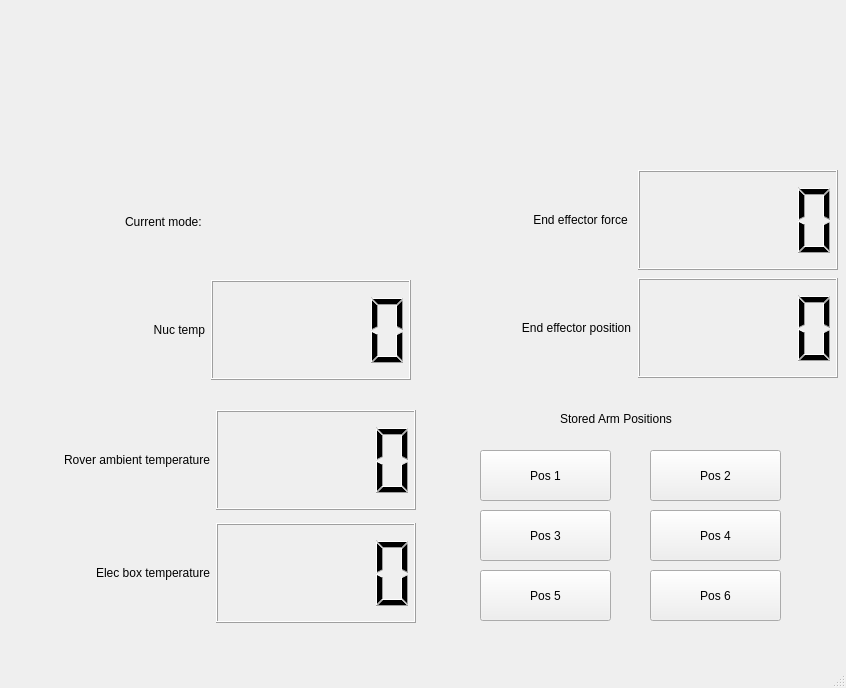
<?xml version="1.0" encoding="UTF-8"?>
<ui version="4.0">
 <class>MainWindow</class>
 <widget class="QMainWindow" name="MainWindow">
  <property name="geometry">
   <rect>
    <x>0</x>
    <y>0</y>
    <width>846</width>
    <height>688</height>
   </rect>
  </property>
  <property name="windowTitle">
   <string>MainWindow</string>
  </property>
  <widget class="QWidget" name="centralwidget">
   <widget class="QLabel" name="label_5">
    <property name="geometry">
     <rect>
      <x>170</x>
      <y>30</y>
      <width>461</width>
      <height>131</height>
     </rect>
    </property>
    <property name="text">
     <string/>
    </property>
    <property name="pixmap">
     <pixmap>../resources/snowbot2.png</pixmap>
    </property>
    <property name="scaledContents">
     <bool>true</bool>
    </property>
   </widget>
   <widget class="QWidget" name="layoutWidget">
    <property name="geometry">
     <rect>
      <x>10</x>
      <y>170</y>
      <width>401</width>
      <height>212</height>
     </rect>
    </property>
    <layout class="QGridLayout" name="gridLayout_3">
     <item row="0" column="1">
      <layout class="QGridLayout" name="gridLayout" rowminimumheight="0">
       <item row="0" column="0">
        <widget class="QLabel" name="label">
         <property name="maximumSize">
          <size>
           <width>200</width>
           <height>100</height>
          </size>
         </property>
         <property name="text">
          <string>Current mode: </string>
         </property>
         <property name="alignment">
          <set>Qt::AlignLeading|Qt::AlignLeft|Qt::AlignRight|Qt::AlignTrailing|Qt::AlignVCenter</set>
         </property>
        </widget>
       </item>
       <item row="0" column="1">
        <widget class="QLabel" name="mode_lcd">
         <property name="minimumSize">
          <size>
           <width>200</width>
           <height>100</height>
          </size>
         </property>
        </widget>
       </item>
      </layout>
     </item>
     <item row="1" column="1">
      <layout class="QGridLayout" name="gridLayout_2" rowminimumheight="0,0">
       <item row="1" column="1">
        <widget class="QLCDNumber" name="nuc_temp_lcd">
         <property name="minimumSize">
          <size>
           <width>200</width>
           <height>100</height>
          </size>
         </property>
         <property name="maximumSize">
          <size>
           <width>200</width>
           <height>100</height>
          </size>
         </property>
        </widget>
       </item>
       <item row="1" column="0">
        <widget class="QLabel" name="label_3">
         <property name="maximumSize">
          <size>
           <width>200</width>
           <height>100</height>
          </size>
         </property>
         <property name="text">
          <string>Nuc temp</string>
         </property>
         <property name="alignment">
          <set>Qt::AlignRight|Qt::AlignTrailing|Qt::AlignVCenter</set>
         </property>
        </widget>
       </item>
      </layout>
     </item>
    </layout>
   </widget>
   <widget class="QWidget" name="layoutWidget">
    <property name="geometry">
     <rect>
      <x>10</x>
      <y>410</y>
      <width>408</width>
      <height>221</height>
     </rect>
    </property>
    <layout class="QGridLayout" name="gridLayout_4">
     <item row="2" column="0">
      <widget class="QLabel" name="label_2">
       <property name="minimumSize">
        <size>
         <width>200</width>
         <height>100</height>
        </size>
       </property>
       <property name="maximumSize">
        <size>
         <width>200</width>
         <height>100</height>
        </size>
       </property>
       <property name="text">
        <string>Rover ambient temperature</string>
       </property>
       <property name="alignment">
        <set>Qt::AlignRight|Qt::AlignTrailing|Qt::AlignVCenter</set>
       </property>
      </widget>
     </item>
     <item row="3" column="0" rowspan="2">
      <widget class="QLabel" name="label_4">
       <property name="minimumSize">
        <size>
         <width>200</width>
         <height>100</height>
        </size>
       </property>
       <property name="maximumSize">
        <size>
         <width>200</width>
         <height>100</height>
        </size>
       </property>
       <property name="text">
        <string>Elec box temperature</string>
       </property>
       <property name="alignment">
        <set>Qt::AlignRight|Qt::AlignTrailing|Qt::AlignVCenter</set>
       </property>
      </widget>
     </item>
     <item row="2" column="1">
      <widget class="QLCDNumber" name="rover_temp_lcd">
       <property name="minimumSize">
        <size>
         <width>200</width>
         <height>100</height>
        </size>
       </property>
       <property name="maximumSize">
        <size>
         <width>200</width>
         <height>100</height>
        </size>
       </property>
      </widget>
     </item>
     <item row="3" column="1" rowspan="2">
      <widget class="QLCDNumber" name="elec_box_temp_lcd">
       <property name="minimumSize">
        <size>
         <width>200</width>
         <height>100</height>
        </size>
       </property>
       <property name="maximumSize">
        <size>
         <width>200</width>
         <height>100</height>
        </size>
       </property>
      </widget>
     </item>
    </layout>
   </widget>
   <widget class="QWidget" name="layoutWidget_2">
    <property name="geometry">
     <rect>
      <x>430</x>
      <y>170</y>
      <width>411</width>
      <height>211</height>
     </rect>
    </property>
    <layout class="QGridLayout" name="gridLayout_6">
     <item row="2" column="0">
      <widget class="QLabel" name="label_8">
       <property name="minimumSize">
        <size>
         <width>200</width>
         <height>100</height>
        </size>
       </property>
       <property name="maximumSize">
        <size>
         <width>200</width>
         <height>100</height>
        </size>
       </property>
       <property name="text">
        <string>End effector force </string>
       </property>
       <property name="alignment">
        <set>Qt::AlignRight|Qt::AlignTrailing|Qt::AlignVCenter</set>
       </property>
      </widget>
     </item>
     <item row="3" column="0" rowspan="2">
      <widget class="QLabel" name="label_9">
       <property name="minimumSize">
        <size>
         <width>200</width>
         <height>100</height>
        </size>
       </property>
       <property name="maximumSize">
        <size>
         <width>200</width>
         <height>100</height>
        </size>
       </property>
       <property name="text">
        <string>End effector position</string>
       </property>
       <property name="alignment">
        <set>Qt::AlignRight|Qt::AlignTrailing|Qt::AlignVCenter</set>
       </property>
      </widget>
     </item>
     <item row="2" column="1">
      <widget class="QLCDNumber" name="end_effector_force_feedback_lcd">
       <property name="minimumSize">
        <size>
         <width>200</width>
         <height>100</height>
        </size>
       </property>
       <property name="maximumSize">
        <size>
         <width>200</width>
         <height>100</height>
        </size>
       </property>
      </widget>
     </item>
     <item row="3" column="1" rowspan="2">
      <widget class="QLCDNumber" name="end_effector_pos_feedback_lcd">
       <property name="minimumSize">
        <size>
         <width>200</width>
         <height>100</height>
        </size>
       </property>
       <property name="maximumSize">
        <size>
         <width>200</width>
         <height>100</height>
        </size>
       </property>
      </widget>
     </item>
    </layout>
   </widget>
   <widget class="QPushButton" name="Pos1_button">
    <property name="geometry">
     <rect>
      <x>480</x>
      <y>450</y>
      <width>131</width>
      <height>51</height>
     </rect>
    </property>
    <property name="text">
     <string>Pos 1</string>
    </property>
   </widget>
   <widget class="QPushButton" name="Pos2_button">
    <property name="geometry">
     <rect>
      <x>650</x>
      <y>450</y>
      <width>131</width>
      <height>51</height>
     </rect>
    </property>
    <property name="text">
     <string>Pos 2</string>
    </property>
   </widget>
   <widget class="QPushButton" name="Pos3_button">
    <property name="geometry">
     <rect>
      <x>650</x>
      <y>510</y>
      <width>131</width>
      <height>51</height>
     </rect>
    </property>
    <property name="text">
     <string>Pos 4</string>
    </property>
   </widget>
   <widget class="QPushButton" name="Pos4_button">
    <property name="geometry">
     <rect>
      <x>480</x>
      <y>510</y>
      <width>131</width>
      <height>51</height>
     </rect>
    </property>
    <property name="text">
     <string>Pos 3</string>
    </property>
   </widget>
   <widget class="QPushButton" name="Pos5_button">
    <property name="geometry">
     <rect>
      <x>650</x>
      <y>570</y>
      <width>131</width>
      <height>51</height>
     </rect>
    </property>
    <property name="text">
     <string>Pos 6</string>
    </property>
   </widget>
   <widget class="QPushButton" name="Pos6_button">
    <property name="geometry">
     <rect>
      <x>480</x>
      <y>570</y>
      <width>131</width>
      <height>51</height>
     </rect>
    </property>
    <property name="text">
     <string>Pos 5</string>
    </property>
   </widget>
   <widget class="QLabel" name="label_10">
    <property name="geometry">
     <rect>
      <x>560</x>
      <y>410</y>
      <width>161</width>
      <height>17</height>
     </rect>
    </property>
    <property name="text">
     <string>Stored Arm Positions</string>
    </property>
   </widget>
  </widget>
  <widget class="QMenuBar" name="menubar">
   <property name="geometry">
    <rect>
     <x>0</x>
     <y>0</y>
     <width>846</width>
     <height>22</height>
    </rect>
   </property>
  </widget>
  <widget class="QStatusBar" name="statusbar"/>
 </widget>
 <resources/>
 <connections/>
</ui>
